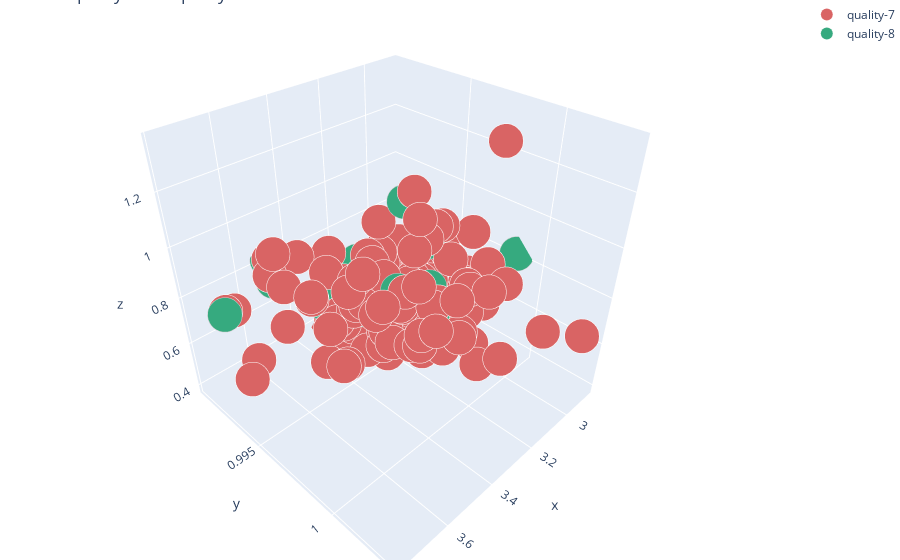

Notebook source saved alongside this figure:
### Markdown cell above
# Basic 3D Scatter Plot (Plotly)

### Code cell
quality7 = data[data.quality == 7]
# # data of iris virginica
quality8 = data[data.quality == 8]

# trace1 =  iris setosa
trace1 = go.Scatter3d(
    x=quality7.pH,
    y=quality7.density,
    z=quality7.sulphates,
    mode='markers',
    name = "quality-7",
    marker=dict(
        color='rgb(217, 100, 100)',
        size=12,
        line=dict(
            color='rgb(255, 255, 255)',
            width=0.1
        )
    )
)
# trace2 =  iris virginica
trace2 = go.Scatter3d(
    x=quality8.pH,
    y=quality8.density,
    z=quality8.sulphates,
    mode='markers',
    name = "quality-8",
    marker=dict(
        color='rgb(54, 170, 127)',
        size=12,
        line=dict(
            color='rgb(204, 204, 204)',
            width=0.1
        )
    )
)
data2 = [trace1, trace2]
layout = go.Layout(
    title = ' 3D quality-7 and quality-8',
    margin=dict(
        l=0,
        r=0,
        b=0,
        t=0
    )
)
fig = go.Figure(data=data2, layout=layout)
iplot(fig)

### Figure 1 — Plotly figure (JSON) as saved in the notebook; plotly's stock layout.template omitted (floating-point values rounded to 4 significant figures; data arrays with more than 128 entries replaced by an {"elided": "..."} marker saying what was removed)
{"data": [{"marker": {"color": "rgb(217, 100, 100)", "line": {"color": "rgb(255, 255, 255)", "width": 0.1}, "size": 12}, "mode": "markers", "name": "quality-7", "type": "scatter3d", "x": {"elided": "199 float values"}, "y": {"elided": "199 float values"}, "z": {"elided": "199 float values"}}, {"marker": {"color": "rgb(54, 170, 127)", "line": {"color": "rgb(204, 204, 204)", "width": 0.1}, "size": 12}, "mode": "markers", "name": "quality-8", "type": "scatter3d", "x": [3.35, 3.23, 3.56, 2.88, 3.22, 3.15, 3.15, 3.15, 3.72, 3.46, 3.21, 2.98, 3.2, 3.35, 3.5, 3.23, 3.23, 3.24], "y": [0.9973, 0.9976, 0.9924, 0.9987, 0.9988, 0.9964, 0.9972, 0.9972, 0.9917, 0.9942, 0.9946, 0.9945, 0.9923, 0.9952, 0.9908, 0.996, 0.9947, 0.9942], "z": [0.86, 0.82, 0.82, 0.82, 0.69, 0.92, 0.65, 0.65, 0.74, 0.74, 0.69, 0.63, 0.72, 0.69, 0.82, 1.1, 0.76, 0.7]}], "layout": {"margin": {"b": 0, "l": 0, "r": 0, "t": 0}, "title": {"text": " 3D quality-7 and quality-8"}}}
